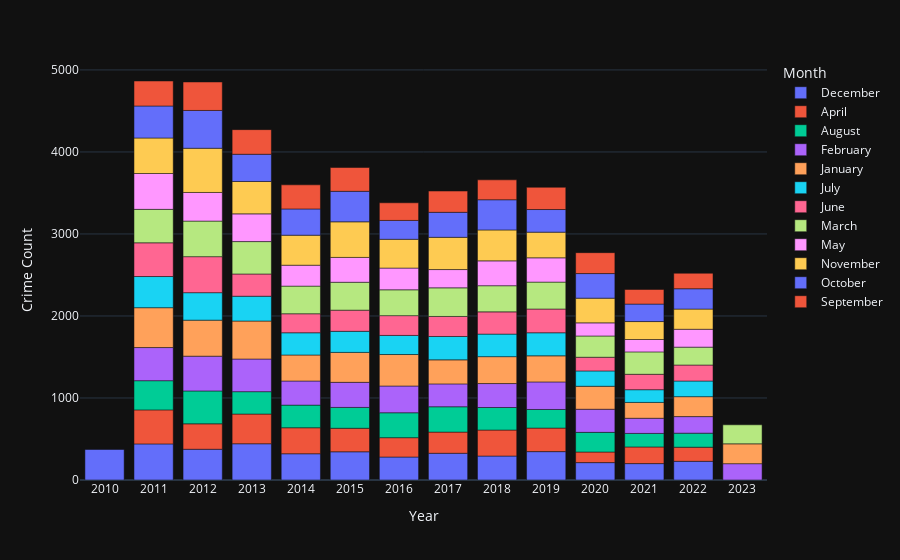

The notebook cell this image was saved under:
### Markdown cell above
Using this grouped bar char we can see the downward trend even better, the grouped bar chart in 2012 also explains why november had such a spike in the stacked bar chart,
Next to this it also shows that 2011-2013 had significantly more crimes than the years after.

### Code cell
fig = px.bar(grouped2, x='Year', y='Count', color='Month')
fig.update_layout(xaxis_title="Year", yaxis_title="Crime Count")
# show the plot
fig.show()

### Figure 1 — Plotly figure (JSON) as saved in the notebook; plotly's stock layout.template omitted (floating-point values rounded to 4 significant figures)
{"data": [{"alignmentgroup": "True", "hovertemplate": "Month=December<br>Year=%{x}<br>Count=%{y}<extra></extra>", "legendgroup": "December", "marker": {"color": "#636efa", "pattern": {"shape": ""}}, "name": "December", "offsetgroup": "December", "orientation": "v", "showlegend": true, "textposition": "auto", "x": ["2010", "2011", "2012", "2013", "2014", "2015", "2016", "2017", "2018", "2019", "2020", "2021", "2022"], "xaxis": "x", "y": [372, 440, 375, 442, 320, 344, 280, 326, 292, 346, 212, 200, 228], "yaxis": "y", "type": "bar"}, {"alignmentgroup": "True", "hovertemplate": "Month=April<br>Year=%{x}<br>Count=%{y}<extra></extra>", "legendgroup": "April", "marker": {"color": "#EF553B", "pattern": {"shape": ""}}, "name": "April", "offsetgroup": "April", "orientation": "v", "showlegend": true, "textposition": "auto", "x": ["2011", "2012", "2013", "2014", "2015", "2016", "2017", "2018", "2019", "2020", "2021", "2022"], "xaxis": "x", "y": [415, 310, 362, 317, 287, 236, 258, 317, 287, 129, 203, 172], "yaxis": "y", "type": "bar"}, {"alignmentgroup": "True", "hovertemplate": "Month=August<br>Year=%{x}<br>Count=%{y}<extra></extra>", "legendgroup": "August", "marker": {"color": "#00cc96", "pattern": {"shape": ""}}, "name": "August", "offsetgroup": "August", "orientation": "v", "showlegend": true, "textposition": "auto", "x": ["2011", "2012", "2013", "2014", "2015", "2016", "2017", "2018", "2019", "2020", "2021", "2022"], "xaxis": "x", "y": [356, 401, 273, 276, 254, 304, 309, 275, 227, 240, 165, 171], "yaxis": "y", "type": "bar"}, {"alignmentgroup": "True", "hovertemplate": "Month=February<br>Year=%{x}<br>Count=%{y}<extra></extra>", "legendgroup": "February", "marker": {"color": "#ab63fa", "pattern": {"shape": ""}}, "name": "February", "offsetgroup": "February", "orientation": "v", "showlegend": true, "textposition": "auto", "x": ["2011", "2012", "2013", "2014", "2015", "2016", "2017", "2018", "2019", "2020", "2021", "2022", "2023"], "xaxis": "x", "y": [404, 424, 398, 294, 306, 326, 279, 292, 336, 282, 185, 202, 199], "yaxis": "y", "type": "bar"}, {"alignmentgroup": "True", "hovertemplate": "Month=January<br>Year=%{x}<br>Count=%{y}<extra></extra>", "legendgroup": "January", "marker": {"color": "#FFA15A", "pattern": {"shape": ""}}, "name": "January", "offsetgroup": "January", "orientation": "v", "showlegend": true, "textposition": "auto", "x": ["2011", "2012", "2013", "2014", "2015", "2016", "2017", "2018", "2019", "2020", "2021", "2022", "2023"], "xaxis": "x", "y": [486, 439, 463, 317, 365, 384, 293, 328, 318, 280, 193, 243, 242], "yaxis": "y", "type": "bar"}, {"alignmentgroup": "True", "hovertemplate": "Month=July<br>Year=%{x}<br>Count=%{y}<extra></extra>", "legendgroup": "July", "marker": {"color": "#19d3f3", "pattern": {"shape": ""}}, "name": "July", "offsetgroup": "July", "orientation": "v", "showlegend": true, "textposition": "auto", "x": ["2011", "2012", "2013", "2014", "2015", "2016", "2017", "2018", "2019", "2020", "2021", "2022"], "xaxis": "x", "y": [380, 335, 303, 271, 257, 233, 285, 275, 281, 187, 155, 191], "yaxis": "y", "type": "bar"}, {"alignmentgroup": "True", "hovertemplate": "Month=June<br>Year=%{x}<br>Count=%{y}<extra></extra>", "legendgroup": "June", "marker": {"color": "#FF6692", "pattern": {"shape": ""}}, "name": "June", "offsetgroup": "June", "orientation": "v", "showlegend": true, "textposition": "auto", "x": ["2011", "2012", "2013", "2014", "2015", "2016", "2017", "2018", "2019", "2020", "2021", "2022"], "xaxis": "x", "y": [411, 439, 271, 232, 258, 241, 244, 271, 290, 167, 188, 195], "yaxis": "y", "type": "bar"}, {"alignmentgroup": "True", "hovertemplate": "Month=March<br>Year=%{x}<br>Count=%{y}<extra></extra>", "legendgroup": "March", "marker": {"color": "#B6E880", "pattern": {"shape": ""}}, "name": "March", "offsetgroup": "March", "orientation": "v", "showlegend": true, "textposition": "auto", "x": ["2011", "2012", "2013", "2014", "2015", "2016", "2017", "2018", "2019", "2020", "2021", "2022", "2023"], "xaxis": "x", "y": [408, 434, 395, 337, 340, 315, 349, 319, 328, 259, 273, 218, 232], "yaxis": "y", "type": "bar"}, {"alignmentgroup": "True", "hovertemplate": "Month=May<br>Year=%{x}<br>Count=%{y}<extra></extra>", "legendgroup": "May", "marker": {"color": "#FF97FF", "pattern": {"shape": ""}}, "name": "May", "offsetgroup": "May", "orientation": "v", "showlegend": true, "textposition": "auto", "x": ["2011", "2012", "2013", "2014", "2015", "2016", "2017", "2018", "2019", "2020", "2021", "2022"], "xaxis": "x", "y": [437, 349, 338, 255, 303, 265, 223, 303, 296, 160, 151, 218], "yaxis": "y", "type": "bar"}, {"alignmentgroup": "True", "hovertemplate": "Month=November<br>Year=%{x}<br>Count=%{y}<extra></extra>", "legendgroup": "November", "marker": {"color": "#FECB52", "pattern": {"shape": ""}}, "name": "November", "offsetgroup": "November", "orientation": "v", "showlegend": true, "textposition": "auto", "x": ["2011", "2012", "2013", "2014", "2015", "2016", "2017", "2018", "2019", "2020", "2021", "2022"], "xaxis": "x", "y": [433, 539, 395, 366, 434, 351, 393, 377, 313, 301, 219, 246], "yaxis": "y", "type": "bar"}, {"alignmentgroup": "True", "hovertemplate": "Month=October<br>Year=%{x}<br>Count=%{y}<extra></extra>", "legendgroup": "October", "marker": {"color": "#636efa", "pattern": {"shape": ""}}, "name": "October", "offsetgroup": "October", "orientation": "v", "showlegend": true, "textposition": "auto", "x": ["2011", "2012", "2013", "2014", "2015", "2016", "2017", "2018", "2019", "2020", "2021", "2022"], "xaxis": "x", "y": [390, 461, 332, 320, 372, 230, 305, 368, 276, 300, 213, 248], "yaxis": "y", "type": "bar"}, {"alignmentgroup": "True", "hovertemplate": "Month=September<br>Year=%{x}<br>Count=%{y}<extra></extra>", "legendgroup": "September", "marker": {"color": "#EF553B", "pattern": {"shape": ""}}, "name": "September", "offsetgroup": "September", "orientation": "v", "showlegend": true, "textposition": "auto", "x": ["2011", "2012", "2013", "2014", "2015", "2016", "2017", "2018", "2019", "2020", "2021", "2022"], "xaxis": "x", "y": [305, 347, 300, 294, 290, 215, 259, 243, 271, 255, 178, 189], "yaxis": "y", "type": "bar"}], "layout": {"xaxis": {"anchor": "y", "domain": [0.0, 1.0], "title": {"text": "Year"}}, "yaxis": {"anchor": "x", "domain": [0.0, 1.0], "title": {"text": "Crime Count"}}, "legend": {"title": {"text": "Month"}, "tracegroupgap": 0}, "margin": {"t": 60}, "barmode": "relative"}}
